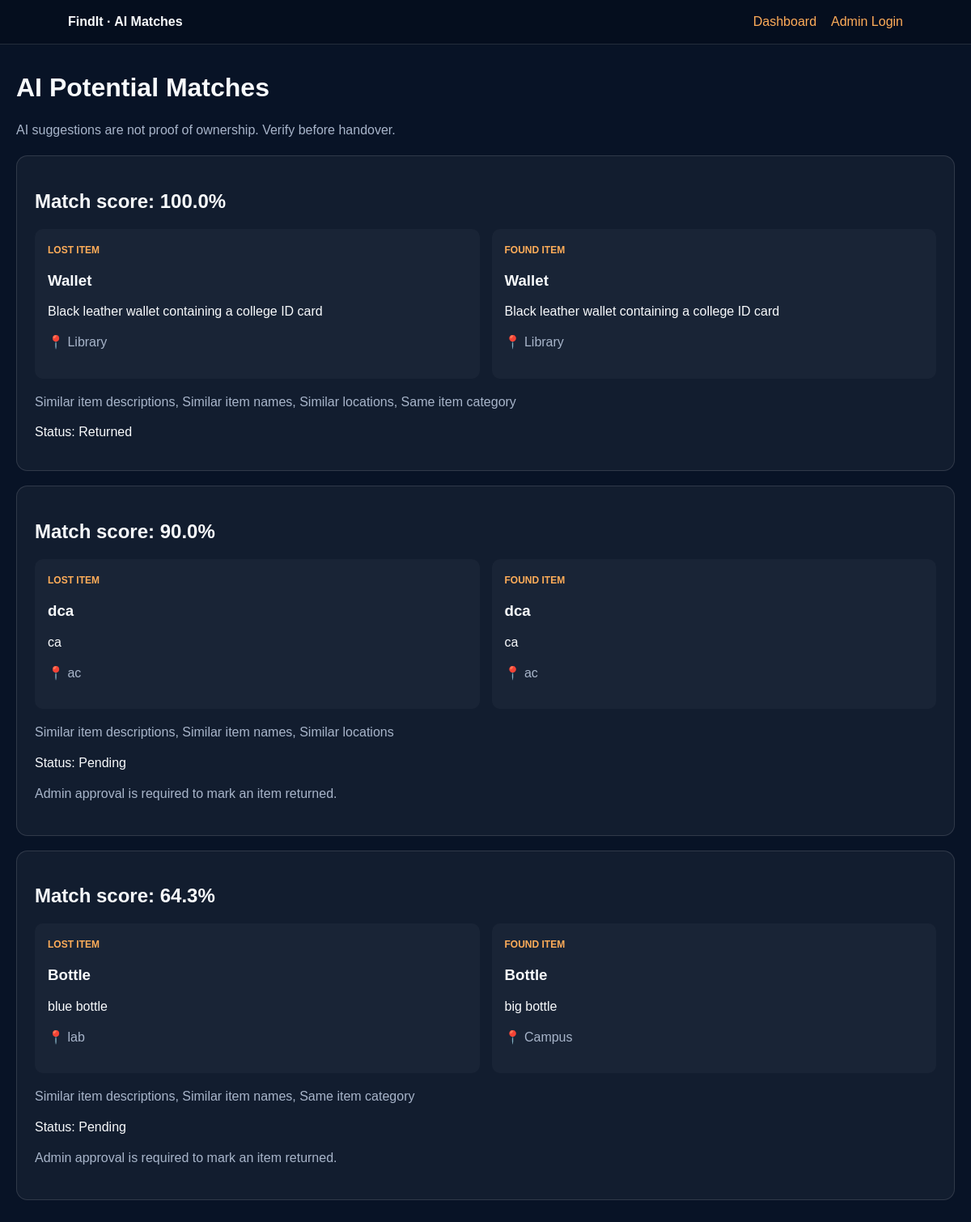
Page /matches on the earlier database version.
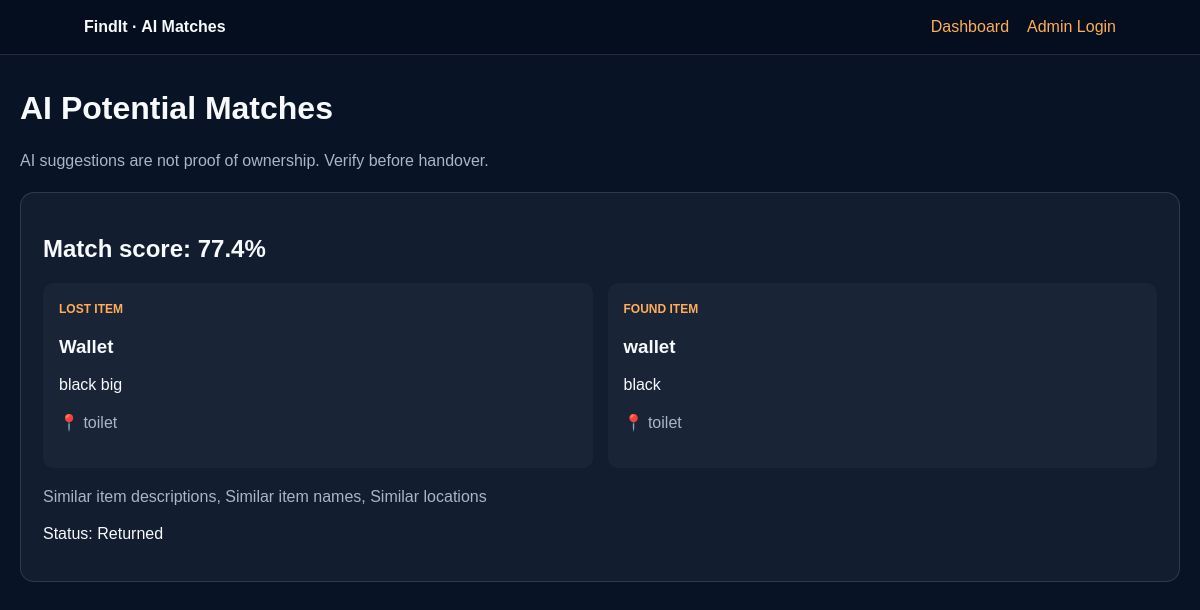
Same page on the later database version.
### tables this page shows
CREATE TABLE matches (
            id INTEGER PRIMARY KEY AUTOINCREMENT,
            lost_item_id INTEGER NOT NULL,
            found_item_id INTEGER NOT NULL,
            similarity_score REAL NOT NULL,
            explanation TEXT,
            status TEXT DEFAULT 'pending',

            FOREIGN KEY (lost_item_id) REFERENCES items(id),
            FOREIGN KEY (found_item_id) REFERENCES items(id),

            UNIQUE(lost_item_id, found_item_id)
        );

CREATE TABLE items (
            id INTEGER PRIMARY KEY AUTOINCREMENT,
            item_type TEXT NOT NULL CHECK(item_type IN ('lost', 'found')),
            item_name TEXT NOT NULL,
            category TEXT NOT NULL,
            description TEXT NOT NULL,
            location TEXT NOT NULL,
            date_reported TEXT NOT NULL,
            image_filename TEXT,
            contact TEXT NOT NULL,
            status TEXT DEFAULT 'open',
            created_at TIMESTAMP DEFAULT CURRENT_TIMESTAMP
        , student_usn TEXT, branch TEXT, year TEXT);

### app.py (the view)
@app.route("/matches")
def matches_page():
    conn = get_db_connection()
    matches = conn.execute("""
        SELECT
            m.id AS match_id, m.similarity_score, m.explanation,
            m.status AS match_status,
            l.item_name AS lost_name, l.description AS lost_description,
            l.location AS lost_location, l.image_filename AS lost_image,
            l.contact AS lost_contact, l.student_usn AS lost_usn,
            l.branch AS lost_branch, l.year AS lost_year,
            f.item_name AS found_name, f.description AS found_description,
            f.location AS found_location, f.image_filename AS found_image,
            f.contact AS found_contact, f.student_usn AS found_usn,
            f.branch AS found_branch, f.year AS found_year
        FROM matches m
        JOIN items l ON m.lost_item_id = l.id
        JOIN items f ON m.found_item_id = f.id
        ORDER BY m.similarity_score DESC
    """).fetchall()
    conn.close()
    return render_template("matches.html", matches=matches,
                           is_admin=session.get("is_admin", False))

### database.py (called while the page is built)
def get_db_connection():
    DB_FOLDER.mkdir(exist_ok=True)
    conn = sqlite3.connect(DB_PATH)
    conn.row_factory = sqlite3.Row
    conn.execute("PRAGMA foreign_keys = ON")
    return conn

### templates/matches.html (shortened to what this page needs)
<!DOCTYPE html><html lang="en"><head><meta charset="UTF-8"><meta name="viewport" content="width=device-width,initial-scale=1"><title>AI Matches | FindIt</title></head><body>
<nav><strong>FindIt · AI Matches</strong><div class="admin"><a href="{{ url_for('home') }}">Dashboard</a>{% if is_admin %}<a href="{{ url_for('admin_claims') }}">Manage Claims</a><a href="{{ url_for('admin_logout') }}">Logout</a>{% else %}<a href="{{ url_for('admin_login') }}">Admin Login</a>{% endif %}</div></nav>
<main class="main"><h1>AI Potential Matches</h1><p class="muted">AI suggestions are not proof of ownership. Verify before handover.</p>
{% for match in matches %}<section class="card"><h2>Match score: {{ "%.1f"|format(match.similarity_score) }}%</h2><div class="items"><div class="item"><span class="badge">LOST ITEM</span><h3>{{ match.lost_name }}</h3><p>{{ match.lost_description }}</p><p class="muted">📍 {{ match.lost_location }}</p></div><div class="item"><span class="badge">FOUND ITEM</span><h3>{{ match.found_name }}</h3><p>{{ match.found_description }}</p><p class="muted">📍 {{ match.found_location }}</p></div></div><p class="muted">{{ match.explanation }}</p><p>Status: {{ match.match_status|title }}</p>
{% if match.match_status != 'returned' and is_admin %}<form method="POST" action="{{ url_for('mark_returned',match_id=match.match_id) }}" onsubmit="return confirm('Confirm physical handover is complete?')"><button class="btn">✓ Mark as Returned</button></form>{% elif match.match_status != 'returned' %}<p class="muted">Admin approval is required to mark an item returned.</p>{% endif %}</section>
{% else %}<div class="empty"><h2>No AI matches found yet</h2><p class="muted">Report lost and found items to let AI discover potential matches.</p></div>{% endfor %}
</main></body></html>

### templates/matches.html (style rules this page uses)
* { box-sizing:border-box;font-family:Arial,sans-serif }
body { margin:0;background:#081326;color:#f8fafc }
nav { padding:18px 7%;background:#050e1e;display:flex;justify-content:space-between;align-items:center;border-bottom:1px solid #ffffff20 }
a { color:#ffad59;text-decoration:none }
.main { max-width:1200px;margin:35px auto;padding:0 20px }
.card { background:#ffffff0b;border:1px solid #ffffff20;border-radius:14px;padding:22px;margin:18px 0 }
.items { display:grid;grid-template-columns:1fr 1fr;gap:15px }
.item { background:#ffffff08;padding:16px;border-radius:10px }
.muted { color:#a8b5ca;line-height:1.6 }
.badge { color:#ffad59;font-size:12px;font-weight:bold }
.admin { display:flex;gap:18px;align-items:center }

Differences in the rows shown:
removed matches: similarity_score "100.0", lost_name "Wallet", lost_description "Black leather wallet containing a college ID card", lost_location "Library", found_name "Wallet", found_description "Black leather wallet containing a college ID card", found_location "Library", explanation "Similar item descriptions, Similar item names, Similar locations, Same item category", match_status "Returned"
removed matches: similarity_score "90.0", lost_name "dca", lost_description "ca", lost_location "ac", found_name "dca", found_description "ca", found_location "ac", explanation "Similar item descriptions, Similar item names, Similar locations", match_status "Pending", shows "Admin approval is required to mark an item returned."
removed matches: similarity_score "64.3", lost_name "Bottle", lost_description "blue bottle", lost_location "lab", found_name "Bottle", found_description "big bottle", found_location "Campus", explanation "Similar item descriptions, Similar item names, Same item category", match_status "Pending", shows "Admin approval is required to mark an item returned."
added matches: similarity_score "77.4", lost_name "Wallet", lost_description "black big", lost_location "toilet", found_name "wallet", found_description "black", found_location "toilet", explanation "Similar item descriptions, Similar item names, Similar locations", match_status "Returned"
